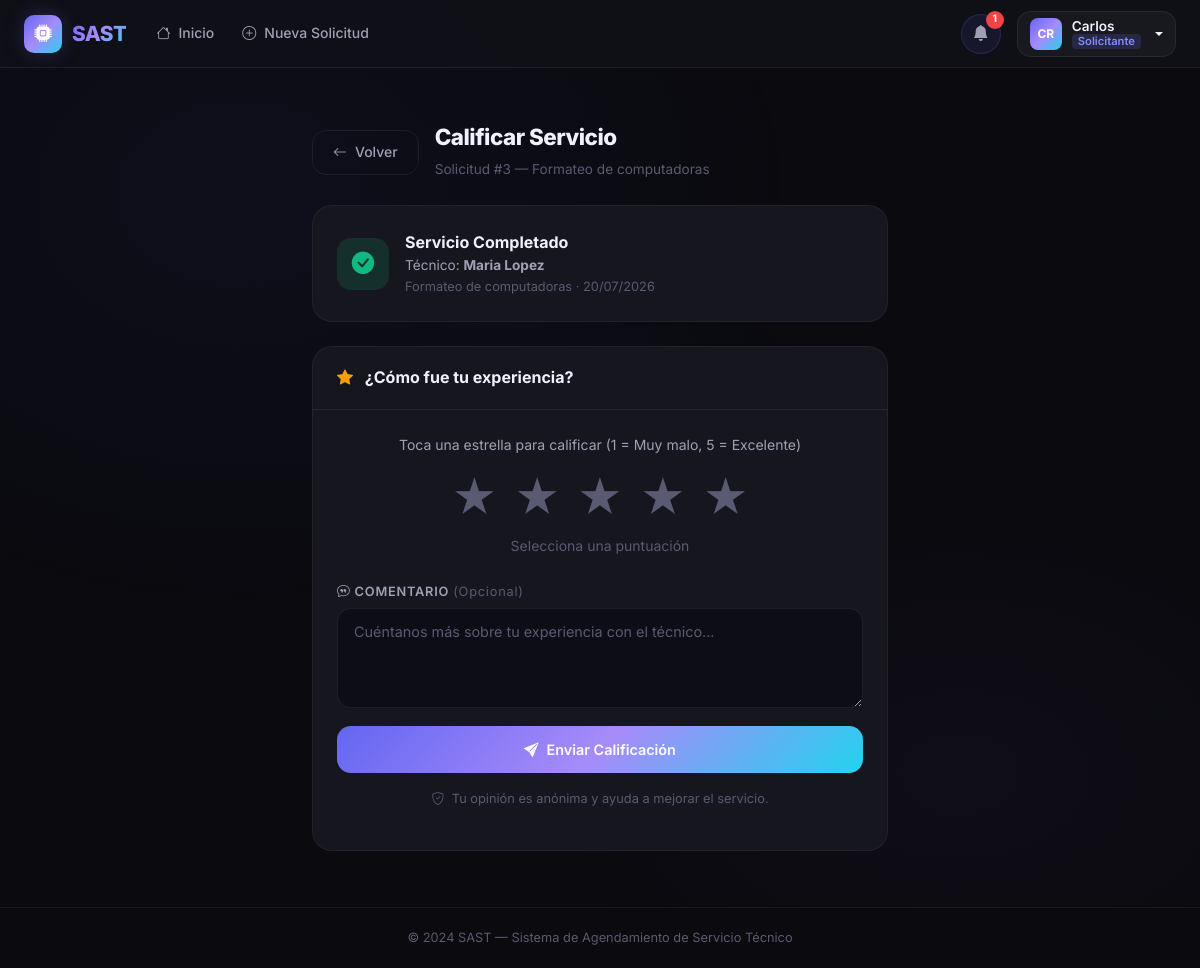
Page /solicitante/solicitud/3/calificar (signed in) on the committed database.
### app/models/user.py (models this page shows, shortened)
class User(UserMixin, db.Model):
    __tablename__ = 'user'
    id_user = db.Column(db.Integer, primary_key=True, autoincrement=True)
    ncedula = db.Column('Ncedula', db.String(20), nullable=False, unique=True)
    nombres = db.Column('Nombres', db.String(100), nullable=False)
    apellidos = db.Column('Apellidos', db.String(100), nullable=False)
    fecha_nacimiento = db.Column(db.Date, nullable=False)
    numero_telefono = db.Column(db.String(20), nullable=False)
    correo = db.Column('Correo', db.String(150), nullable=False, unique=True)
    contrasena = db.Column(db.String(255), nullable=False)
    sector = db.Column('Sector', db.String(100), nullable=False)
    declaracion_veracidad = db.Column(db.Boolean, default=False)
    autorizacion_datos = db.Column(db.Boolean, default=False)
    reset_token = db.Column(db.String(100), nullable=True, unique=True)
    reset_token_expiry = db.Column(db.DateTime, nullable=True)
    id_rol = db.Column(db.Integer, db.ForeignKey('roles.id_rol'), nullable=False)
    solicitudes_como_cliente = db.relationship(
        'Solicitud', foreign_keys='Solicitud.id_cliente',
        backref='cliente', lazy='dynamic'
    )
    solicitudes_como_tecnico = db.relationship(
        'Solicitud', foreign_keys='Solicitud.id_tecnico',
        backref='tecnico', lazy='dynamic'
    )
    mensajes_enviados = db.relationship('Mensaje', backref='remitente', lazy='dynamic')
    reportes = db.relationship('Reporte', backref='tecnico_reporte', lazy='dynamic')
    calificaciones_dadas = db.relationship('CalificacionTecnico', backref='cliente_calificador', lazy='dynamic')
    detalles_tecnico = db.relationship('DetallesTecnico', backref='tecnico_detalle', uselist=False)
    @property
    def nombre_completo(self):
        return f'{self.nombres} {self.apellidos}'
    @property
    def es_admin(self):
        return self.rol.nombre_rol == 'admin'
    @property
    def es_tecnico(self):
        return self.rol.nombre_rol == 'técnico'
    @property
    def es_solicitante(self):
        return self.rol.nombre_rol == 'solicitante'

class Rol(db.Model):
    __tablename__ = 'roles'
    id_rol = db.Column(db.Integer, primary_key=True, autoincrement=True)
    nombre_rol = db.Column(db.String(50), nullable=False)
    usuarios = db.relationship('User', backref='rol', lazy=True)

### app/models/solicitud.py (models this page shows, shortened)
class Solicitud(db.Model):
    __tablename__ = 'solicitudes'
    id_solicitud = db.Column(db.Integer, primary_key=True, autoincrement=True)
    descripcion = db.Column(db.Text, nullable=False)
    fecha_atencion = db.Column(db.Date, nullable=False)
    horario_solicitado = db.Column(db.String(50), nullable=False)
    recursos_adicionales = db.Column(db.Text)
    fecha_creacion = db.Column(db.DateTime, default=datetime.utcnow)
    id_cliente = db.Column(db.Integer, db.ForeignKey('user.id_user'), nullable=False)
    id_tecnico = db.Column(db.Integer, db.ForeignKey('user.id_user'), nullable=True)
    id_estado = db.Column(db.Integer, db.ForeignKey('estado_solicitudes.id_estado'), nullable=False)
    id_tipo_soporte = db.Column(db.Integer, db.ForeignKey('tipo_soportes.id_tipo_soporte'), nullable=False)
    mensajes = db.relationship('Mensaje', backref='solicitud', lazy='dynamic', cascade='all, delete-orphan')
    reporte = db.relationship('Reporte', backref='solicitud', uselist=False, cascade='all, delete-orphan')
    calificacion = db.relationship('CalificacionTecnico', backref='solicitud', uselist=False, cascade='all, delete-orphan')

class TipoSoporte(db.Model):
    __tablename__ = 'tipo_soportes'
    id_tipo_soporte = db.Column(db.Integer, primary_key=True, autoincrement=True)
    nombre_soporte = db.Column(db.String(100), nullable=False)
    solicitudes = db.relationship('Solicitud', backref='tipo_soporte', lazy=True)

### app/blueprints/solicitante/__init__.py (the view, shortened to what this page needs)
@solicitante_bp.route('/solicitud/<int:solicitud_id>/calificar', methods=['GET', 'POST'])
@login_required
@solicitante_required
def calificar(solicitud_id):
    solicitud = Solicitud.query.get_or_404(solicitud_id)
    if solicitud.id_cliente != current_user.id_user:
        abort(403)
    if solicitud.estado.nombre_estado != 'Resuelto':
        flash('Solo puedes calificar servicios resueltos.', 'warning')
        return redirect(url_for('solicitante.dashboard'))
    if solicitud.calificacion:
        flash('Ya calificaste este servicio.', 'info')
        return redirect(url_for('solicitante.ver_solicitud', solicitud_id=solicitud_id))
    return render_template('solicitante/calificar.html', solicitud=solicitud)

### app/blueprints/solicitante/__init__.py (called while the page is built)
def solicitante_required(f):
    @wraps(f)
    def decorated(*args, **kwargs):
        if not current_user.is_authenticated:
            return redirect(url_for('auth.login'))
        if not current_user.es_solicitante:
            abort(403)
        return f(*args, **kwargs)
    return decorated

### app/templates/solicitante/calificar.html (shortened to what this page needs)
{% extends 'base.html' %}
{% block content %}
<div class="container py-4" style="max-width:600px;">
    <div class="page-header d-flex align-items-center gap-3 mb-4">
        <a href="{{ url_for('solicitante.ver_solicitud', solicitud_id=solicitud.id_solicitud) }}"
           class="btn-outline-custom" id="btnVolver">
            <i class="bi bi-arrow-left"></i> Volver
        </a>
        <div>
            <h1 style="font-size:1.4rem;">Calificar Servicio</h1>
            <p style="margin:0;color:var(--text-muted);font-size:0.85rem;">
                Solicitud #{{ solicitud.id_solicitud }} — {{ solicitud.tipo_soporte.nombre_soporte }}
            </p>
        </div>
    </div>
    <div class="section-card mb-4">
        <div class="section-card-body">
            <div class="d-flex align-items-center gap-3">
                <div style="width:52px;height:52px;background:rgba(16,185,129,0.15);border-radius:14px;
                            display:flex;align-items:center;justify-content:center;color:var(--success);font-size:1.4rem;flex-shrink:0;">
                    <i class="bi bi-check-circle-fill"></i>
                </div>
                <div>
                    <div style="font-weight:700;color:var(--text-primary);">Servicio Completado</div>
                    <div style="font-size:0.85rem;color:var(--text-secondary);">
                        Técnico: <strong>{{ solicitud.tecnico.nombre_completo }}</strong>
                    </div>
                    <div style="font-size:0.8rem;color:var(--text-muted);">
                        {{ solicitud.tipo_soporte.nombre_soporte }} ·
                        {{ solicitud.fecha_atencion.strftime('%d/%m/%Y') }}
                    </div>
                </div>
            </div>
        </div>
    </div>
    <div class="section-card">
        <div class="section-card-header">
            <span style="font-weight:700;">
                <i class="bi bi-star-fill me-2" style="color:var(--warning);"></i>
                ¿Cómo fue tu experiencia?
            </span>
        </div>
        <div class="section-card-body">
            <form method="POST" action="{{ url_for('solicitante.calificar', solicitud_id=solicitud.id_solicitud) }}"
                  id="formCalificar" novalidate>
                <div class="text-center mb-4">
                    <p style="color:var(--text-secondary);font-size:0.875rem;margin-bottom:16px;">
                        Toca una estrella para calificar (1 = Muy malo, 5 = Excelente)
                    </p>
                    <div id="starContainer" style="display:flex;justify-content:center;gap:8px;">
                        {% for i in range(1, 6) %}
                        <button type="button" class="star-btn" data-val="{{ i }}"
                                style="background:none;border:none;cursor:pointer;font-size:2.8rem;color:var(--text-muted);
                                       transition:all 0.15s;line-height:1;padding:4px;"
                                id="star{{ i }}">
                            ★
                        </button>
                        {% endfor %}
                    </div>
                    <div id="ratingLabel" style="font-size:0.875rem;color:var(--text-muted);margin-top:10px;min-height:20px;">
                        Selecciona una puntuación
                    </div>
                </div>
                <div class="form-group">
                    <label class="form-label" for="comentario">
                        <i class="bi bi-chat-quote me-1"></i>Comentario
                        <span style="color:var(--text-muted);font-weight:400;text-transform:none;">(Opcional)</span>
                    </label>
                    <textarea class="form-control" id="comentario" name="comentario" rows="3"
                              placeholder="Cuéntanos más sobre tu experiencia con el técnico..."></textarea>
                </div>
                <button type="submit" class="btn-primary-custom w-100 justify-content-center" id="btnEnviar" disabled>
                    <i class="bi bi-send-fill"></i> Enviar Calificación
                </button>
                <p class="text-center mt-3" style="color:var(--text-muted);font-size:0.8rem;">
                    <i class="bi bi-shield-check me-1"></i>
                    Tu opinión es anónima y ayuda a mejorar el servicio.
                </p>
            </form>
        </div>
    </div>
</div>
{% endblock %}

### app/templates/base.html (shortened to what this page needs)
<!DOCTYPE html>
<html lang="es">
<head>
    <link href="https://cdn.jsdelivr.net/npm/bootstrap@5.3.3/dist/css/bootstrap.min.css" rel="stylesheet">
    <link rel="stylesheet" href="https://cdn.jsdelivr.net/npm/bootstrap-icons@1.11.3/font/bootstrap-icons.min.css">
    <link rel="stylesheet" href="{{ url_for('static', filename='css/main.css') }}">
</head>
<body>
{% if current_user.is_authenticated %}
<nav class="navbar navbar-expand-lg" id="mainNavbar">
    <div class="container-fluid px-4">
        <a class="navbar-brand" href="{{ url_for('index') }}">
            <div class="brand-icon">
                <i class="bi bi-cpu-fill"></i>
            </div>
            <span>SAST</span>
        </a>
        <div class="collapse navbar-collapse" id="navContent">
            <ul class="navbar-nav me-auto mb-2 mb-lg-0">
                {% if current_user.es_admin %}
                <li class="nav-item">
                    <a class="nav-link {% if request.endpoint == 'admin.dashboard' %}active{% endif %}"
                       href="{{ url_for('admin.dashboard') }}">
                        <i class="bi bi-speedometer2 me-1"></i>Dashboard
                    </a>
                </li>
                <li class="nav-item">
                    <a class="nav-link {% if request.endpoint == 'admin.solicitudes' %}active{% endif %}"
                       href="{{ url_for('admin.solicitudes') }}">
                        <i class="bi bi-ticket-detailed me-1"></i>Solicitudes
                    </a>
                </li>
                <li class="nav-item">
                    <a class="nav-link {% if request.endpoint == 'admin.usuarios' %}active{% endif %}"
                       href="{{ url_for('admin.usuarios') }}">
                        <i class="bi bi-people me-1"></i>Usuarios
                    </a>
                </li>
                {% else %}
                <li class="nav-item">
                    <a class="nav-link {% if request.endpoint == 'solicitante.dashboard' %}active{% endif %}"
                       href="{{ url_for('solicitante.dashboard') }}">
                        <i class="bi bi-house me-1"></i>Inicio
                    </a>
                </li>
                <li class="nav-item">
                    <a class="nav-link {% if request.endpoint == 'solicitante.nueva_solicitud' %}active{% endif %}"
                       href="{{ url_for('solicitante.nueva_solicitud') }}">
                        <i class="bi bi-plus-circle me-1"></i>Nueva Solicitud
                    </a>
                </li>
                {% endif %}
            </ul>
            {% if current_user.es_solicitante and notificaciones_pendientes %}
            <div class="nav-notification me-3">
                <div class="notification-bell" id="notifBell" data-bs-toggle="dropdown">
                    <i class="bi bi-bell-fill"></i>
                    <span class="notification-badge">{{ notificaciones_pendientes|length }}</span>
                </div>
            </div>
            {% endif %}
            <div class="dropdown user-menu">
                <button class="btn user-btn dropdown-toggle" type="button" data-bs-toggle="dropdown">
                    <div class="user-avatar">
                        {{ current_user.nombres[0] }}{{ current_user.apellidos[0] }}
                    </div>
                    <div class="user-info">
                        <span class="user-name">{{ current_user.nombres }}</span>
                        <span class="user-role role-{{ current_user.rol.nombre_rol | replace('é', 'e') | replace('ó', 'o') }}">
                            {{ current_user.rol.nombre_rol | capitalize }}
                        </span>
                    </div>
                </button>
            </div>
        </div>
    </div>
</nav>
{% endif %}
<div id="liveToastContainer" class="toast-container position-fixed bottom-0 end-0 p-3" style="z-index:9999;">
</div>
<main class="main-content {% if not current_user.is_authenticated %}auth-page{% endif %}">
    {% block content %}{% endblock %}
</main>
<footer class="app-footer">
    <div class="container text-center">
        <span>© 2024 SAST — Sistema de Agendamiento de Servicio Técnico</span>
    </div>
</footer>
</body>
</html>

### rows in the picture
User: Nombres "C", Apellidos "R", nombres "Carlos"
Rol: rol.nombre_rol "Solicitante"
Solicitud: id_solicitud "3", fecha_atencion "20/07/2026"
TipoSoporte: tipo_soporte.nombre_soporte "Formateo de computadoras"
User: tecnico.nombre_completo "Maria Lopez"

### other values in the picture
{{ notificaciones_pendientes|length }} "1"
